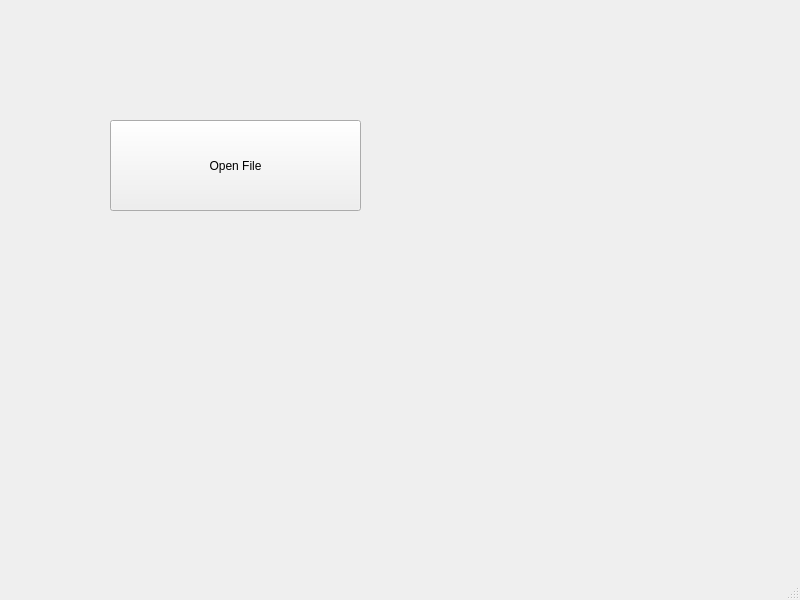
<?xml version="1.0" encoding="UTF-8"?>
<ui version="4.0">
 <class>MainWindow</class>
 <widget class="QMainWindow" name="MainWindow">
  <property name="geometry">
   <rect>
    <x>0</x>
    <y>0</y>
    <width>800</width>
    <height>600</height>
   </rect>
  </property>
  <property name="windowTitle">
   <string>MainWindow</string>
  </property>
  <widget class="QWidget" name="centralwidget">
   <widget class="QPushButton" name="pushButton">
    <property name="geometry">
     <rect>
      <x>110</x>
      <y>120</y>
      <width>251</width>
      <height>91</height>
     </rect>
    </property>
    <property name="text">
     <string>Open File</string>
    </property>
   </widget>
  </widget>
  <widget class="QMenuBar" name="menubar">
   <property name="geometry">
    <rect>
     <x>0</x>
     <y>0</y>
     <width>800</width>
     <height>21</height>
    </rect>
   </property>
  </widget>
  <widget class="QStatusBar" name="statusbar"/>
 </widget>
 <resources/>
 <connections/>
</ui>
